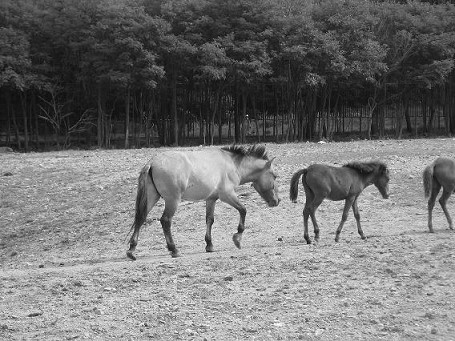
#> input picture PythonImage/women.jpg, 455 x 341 px
$ python 1.py
#> lines starting #> are read from the running program, lines starting #| are printed output that depends on the picture
import cv2
import numpy as np
import matplotlib.pyplot as plt

img_man = cv2.imread('women.jpg',0)
#> img_man is the input picture: shape (341, 455); min 3, max 255, mean 115.4
plt.subplot(121),plt.imshow(img_man,'gray'),plt.title('origial')
plt.xticks([]),plt.yticks([])
#--------------------------------
rows,cols = img_man.shape
#> rows = 341; cols = 455
mask = np.ones(img_man.shape,np.uint8)
mask[int(rows/2-30):int(rows/2+30),int(cols/2-30):int(cols/2+30)] = 0
#--------------------------------
f1 = np.fft.fft2(img_man)
f1shift = np.fft.fftshift(f1)
f1shift = f1shift*mask
f2shift = np.fft.ifftshift(f1shift)
img_new = np.fft.ifft2(f2shift)
img_new = np.abs(img_new)
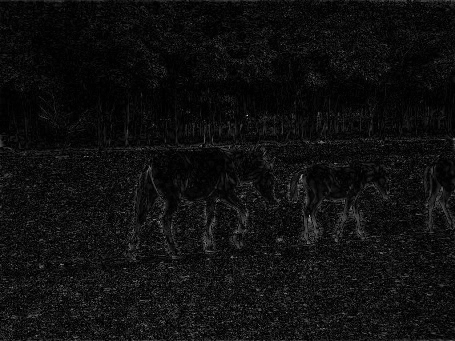
#> img_new: shape (341, 455) float64; min 0.00885, max 208.2, mean 15.8
img_new = (img_new-np.amin(img_new))/(np.amax(img_new)-np.amin(img_new))
plt.subplot(122),plt.imshow(img_new,'gray'),plt.title('Highpass')
plt.xticks([]),plt.yticks([])
plt.show()
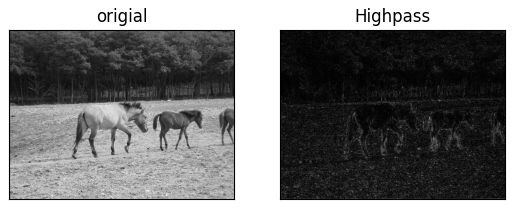
#> figure drawn by matplotlib, 2 panels
